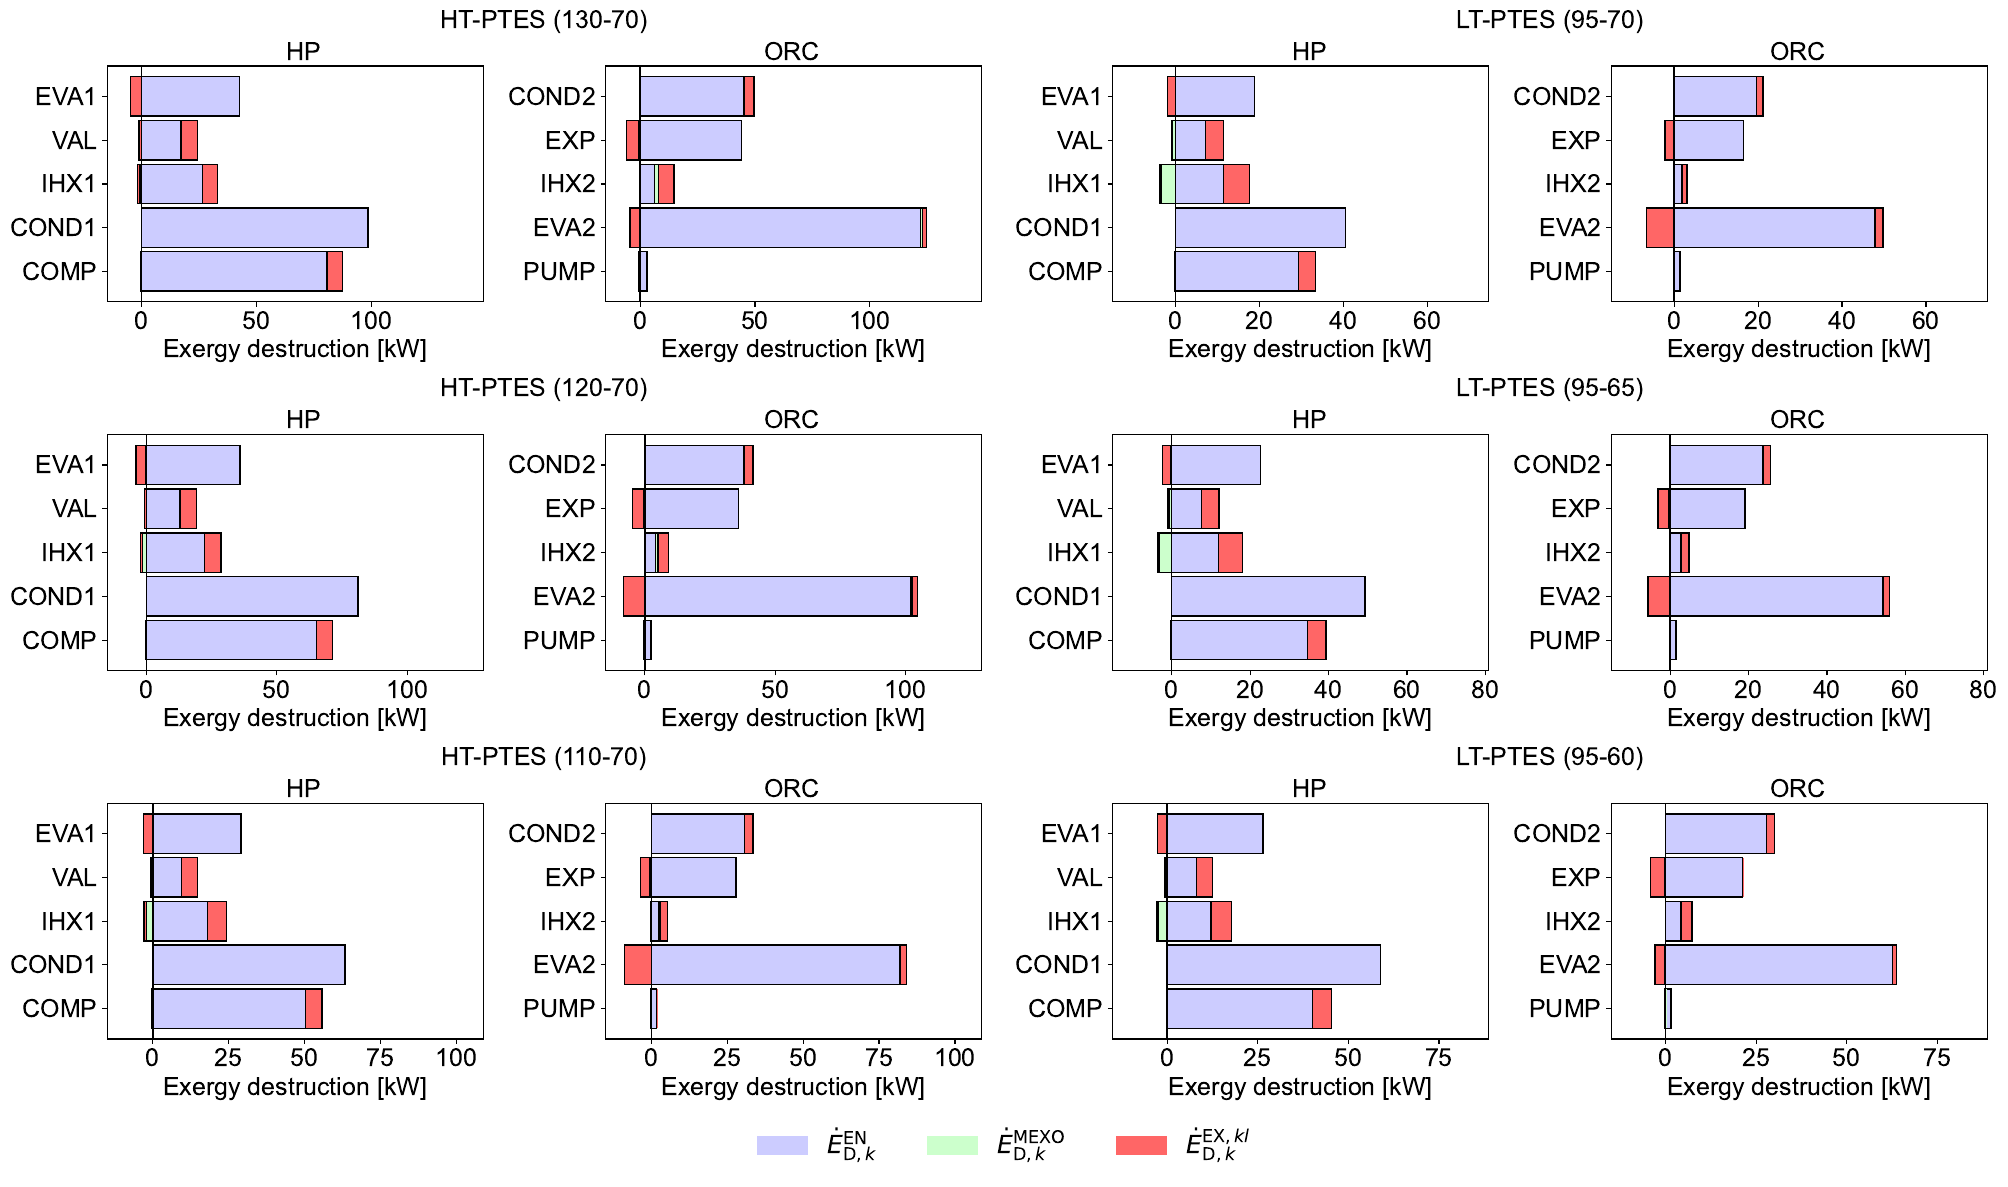

Source code (Python):
import pandas as pd
import os
import matplotlib.pyplot as plt
import matplotlib.patches as mpatches
from mpl_toolkits.axes_grid1.inset_locator import inset_axes


figure_size = (20, 12)
font_size = 18

plt.rc('font', family='Arial', size=font_size)

# Define scenarios and titles for subplots with HT on left and LT on right
scenario_order = ["130_70", "95_70", "120_70", "95_65", "110_70", "95_60"]
scenario_titles = {
    "130_70": "HT-PTES (130-70)",
    "120_70": "HT-PTES (120-70)",
    "110_70": "HT-PTES (110-70)",
    "95_70": "LT-PTES (95-70)",
    "95_65": "LT-PTES (95-65)",
    "95_60": "LT-PTES (95-60)"
}

# Define components, colors, labels for legend, and function for plotting exergy destruction
components_hp = ["comp", "cond", "ihx", "val", "eva"]
components_orc = ["pump", "eva", "ihx", "exp", "cond"]
colors = ['#ccccff', '#ccffcc', '#ff6666', '#ffcc99']
labels = [r'$\dot{E}^\mathrm{EN}_{\mathrm{D},k}$',
          r'$\dot{E}^\mathrm{MEXO}_{\mathrm{D},k}$',
          r'$\dot{E}^{\mathrm{EX},kl}_{\mathrm{D},k}$',
          'ED AV EX [kW]']

def plot_exergy_destruction(ax, df, name_mapping, components, title, colors):
    # Initialize arrays for plotting
    totals_positive = []
    totals_negative = []
    ed_ex_l_positive = {}
    ed_ex_l_negative = {}

    # Mapping of component names for display purposes with numbering preserved
    components_mapped = [name_mapping.get(component, component).upper() for component in components]

    # Calculate totals for each component
    for component in components:
        total_positive = [df.loc[component, "ED EN [kW]"].sum()]
        total_negative = [0]  # Placeholder for symmetry in plotting

        mexo_values = df.loc[component, "ED MX [kW]"].sum()
        if mexo_values > 0:
            total_positive.append(mexo_values)
            total_negative.append(0)
        else:
            total_positive.append(0)
            total_negative.append(mexo_values)

        for other_component in components:
            if other_component != component:
                key = (component, other_component)
                value = df.loc[(component, other_component), "ED EX kl [kW]"].sum()
                if value < 0:
                    ed_ex_l_negative[key] = value
                else:
                    ed_ex_l_positive[key] = value

        positive_ex_l = sum(value for (comp1, comp2), value in ed_ex_l_positive.items() if comp1 == component)
        negative_ex_l = sum(value for (comp1, comp2), value in ed_ex_l_negative.items() if comp1 == component)

        total_positive.append(positive_ex_l)
        total_negative.append(negative_ex_l)

        totals_positive.append(total_positive)
        totals_negative.append(total_negative)

    # Use the mapped component labels with numbering for plotting
    components_labels = components_mapped

    # Plotting positive values
    for i, totals in enumerate(totals_positive):
        left = 0
        for j, total in enumerate(totals):
            if total > 0:
                ax.barh(components_labels[i], total, left=left, color=colors[j],
                        edgecolor="black", linewidth=1, height=0.9)
                left += total

    # Plotting negative values
    for i, totals in enumerate(totals_negative):
        left = 0
        for j, total in enumerate(totals):
            if total < 0:
                ax.barh(components_labels[i], total, left=left, color=colors[j],
                        edgecolor="black", linewidth=1, height=0.9)
                left += total

    ax.axvline(0, color='black', linewidth=1)
    ax.set_xlabel('Exergy destruction [kW]')
    ax.text(0.57, 1.1, title, transform=ax.transAxes, fontsize=font_size,
            verticalalignment='top', horizontalalignment='right')

# Create figure and 3x2 grid of subplots
fig, axes = plt.subplots(nrows=3, ncols=2, figsize=figure_size)

for idx, scenario in enumerate(scenario_order):
    row = idx // 2
    col = idx % 2
    ax_main = axes[row, col]
    ax_main.set_title(scenario_titles.get(scenario, scenario), fontsize=font_size)

    # Create inset axes for HP and ORC within the current subplot
    ax_hp = inset_axes(ax_main, width="43%", height="80%", loc='center left', borderpad=0)
    ax_orc = inset_axes(ax_main, width="43%", height="80%", loc='center right', borderpad=0)

    # Load data for current scenario
    hp_path = f"../hp_ihx_R1336MZZZ_{scenario}/hp_adex_analysis.csv"
    orc_path = f"../orc_ihx_R152a_{scenario}/orc_adex_analysis.csv"
    if not os.path.exists(hp_path) or not os.path.exists(orc_path):
        hp_path = f"../hp_ihx_R245fa_{scenario}/hp_adex_analysis.csv"
        orc_path = f"../orc_ihx_R134a_{scenario}/orc_adex_analysis.csv"

    if os.path.exists(hp_path) and os.path.exists(orc_path):
        df_hp_mexo = pd.read_csv(hp_path, index_col=[0, 1])
        df_orc_mexo = pd.read_csv(orc_path, index_col=[0, 1])

        # Plot HP exergy destruction for this scenario
        name_mapping_hp = {
            'eva': 'EVA1',
            'comp': 'COMP',
            'cond': 'COND1',
            'ihx': 'IHX1',
            'val': 'VAL',
            'pump': 'PUMP',
            'exp': 'EXP'
        }
        plot_exergy_destruction(ax_hp, df_hp_mexo, name_mapping_hp, components_hp, "HP", colors)

        # Plot ORC exergy destruction for this scenario
        name_mapping_orc = {
            'eva': 'EVA2',
            'pump': 'PUMP',
            'ihx': 'IHX2',
            'exp': 'EXP',
            'cond': 'COND2'
        }
        plot_exergy_destruction(ax_orc, df_orc_mexo, name_mapping_orc, components_orc, "ORC", colors)

        # Set x-limits for consistency using [-15, max_val]
        max_val_hp = df_hp_mexo.filter(like='ED').max().max()
        max_val_orc = df_orc_mexo.filter(like='ED').max().max()
        max_val = max(max_val_hp, max_val_orc) + 25
        ax_hp.set_xlim([-15, max_val])
        ax_orc.set_xlim([-15, max_val])

    # Remove axis visuals from main container axis
    ax_main.set_axis_off()

legend_handles = [mpatches.Patch(color=colors[i], label=labels[i]) for i in range(len(colors[:3]))]
fig.legend(handles=legend_handles, loc='lower center', ncol=3, fontsize=font_size, frameon=False)

plt.subplots_adjust(left=0.05, right=0.99, top=0.96, bottom=0.1, wspace=0.15, hspace=0.25)

legend_handles = [mpatches.Patch(color=colors[i], label=labels[i]) for i in range(len(colors[:3]))]

# Save the combined figure
plt.savefig("advanced_exergy_endo_exo_mexo.pdf", dpi=300, bbox_inches='tight')
plt.show()
